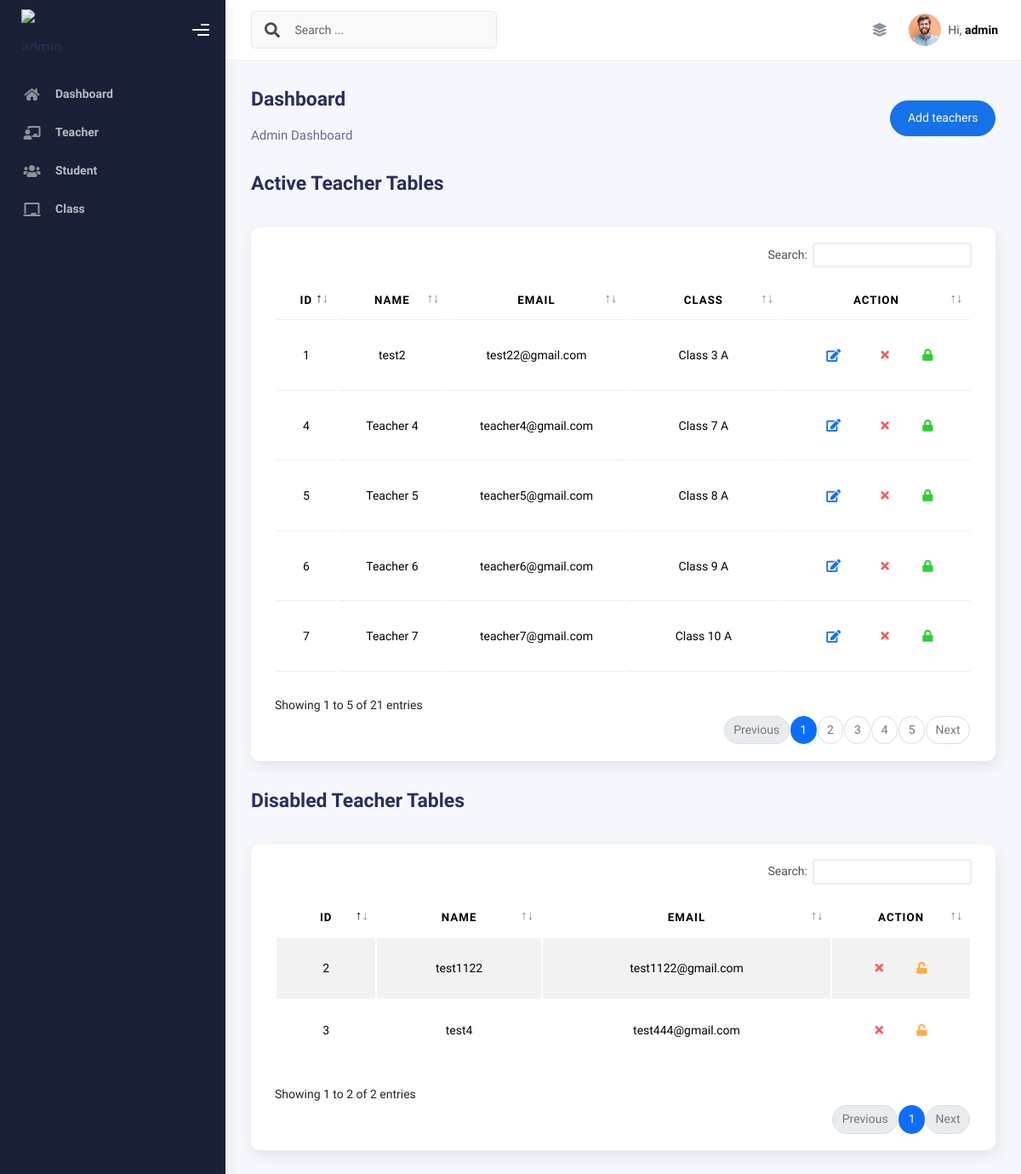
The page /admin/teacher.php (signed in) on the database its author committed.
### tables this page shows
CREATE TABLE `class` (
  `id` int(11) NOT NULL,
  `name` varchar(20) NOT NULL,
  `teacher_id` int(11) DEFAULT NULL,
  `section` varchar(10) NOT NULL,
  `strength` int(11) NOT NULL,
  `fees` int(5) NOT NULL,
  `status` tinyint(1) NOT NULL DEFAULT 1,
  `created_at` timestamp NOT NULL DEFAULT current_timestamp(),
  `updated_at` timestamp NOT NULL DEFAULT current_timestamp()
);

CREATE TABLE `teacher` (
  `id` int(11) NOT NULL,
  `name` varchar(255) NOT NULL,
  `password` varchar(255) NOT NULL,
  `phone` varchar(255) NOT NULL,
  `email` varchar(255) NOT NULL,
  `profileimage` varchar(255) NOT NULL,
  `status` tinyint(1) NOT NULL DEFAULT 1,
  `address` varchar(255) NOT NULL,
  `created_at` timestamp NOT NULL DEFAULT current_timestamp(),
  `updated_at` timestamp NOT NULL DEFAULT current_timestamp()
);

### admin/teacher.php (the view, shortened to what this page needs)
<?php
require_once('../includes/db.php');
?>
<!DOCTYPE html>
<html lang="en">
<head>
  <?php
  require_once('../includes/dashboard_header.php');
  ?>
  </head>
<body>
  <div class="wrapper">
    <?php
    require_once('includes/sidebar.inc.php');
    ?>
    <div class="main-panel">
      <?php
      require_once('includes/navbar.inc.php');
      ?>
      <div class="container">
        <div class="page-inner">
          <div class="d-flex align-items-left align-items-md-center flex-column flex-md-row pt-2 pb-4">
            <div>
              <h3 class="fw-bold mb-3">Dashboard</h3>
              <h6 class="op-7 mb-2">Admin Dashboard</h6>
            </div>
            <div class="ms-md-auto py-2 py-md-0">
              <a href="register_teacher.php" class="btn btn-primary btn-round">Add teachers</a>
            </div>
          </div>
          <div class="page-header">
            <h3 class="fw-bold mb-3 ">Active Teacher Tables</h3>
          </div>
          <div class="row">
            <div class="col-md-12">
              <div class="card">
                <div class="card-body">
                  <?php
                 $s = "SELECT teacher.*, class.id AS class_id, class.name AS class_name, class.section AS class_section
                 FROM teacher
                 LEFT JOIN class ON teacher.id = class.teacher_id
                 WHERE teacher.status = '1'";
                  $sth = $pdo->prepare($s, array(PDO::ATTR_CURSOR => PDO::CURSOR_FWDONLY));
                  $sth->execute();
                  ?>
                  <div class="table-responsive">
                    <table id="teacher-table" class="display table table-stripe  table-hover">
                      <thead class="text-center">
                        <tr>
                          <th>ID</th>
                          <th>Name</th>
                          <th>Email</th>
                          <th>Class</th>
                          <th style="width: 20%">Action</th>
                        </tr>
                      </thead>
                      <tbody class="text-center">
                        <?php
                        $allRows = $sth->fetchAll();
                        foreach ($allRows as $Row) {
                          echo "<tr>";
                          echo "<td>" . $Row['id'] . "</td>";
                          echo "<td>" . $Row['name'] . "</td>";
                          echo "<td>" . $Row['email'] . "</td>";
                          echo "<td>" . ($Row['class_name'] ? $Row['class_name'] . " " . $Row['class_section'] : "Class not assigned") . "</td>";
                          echo '<td>
                          <div class="form-button-action">
                              <button type="button" class="btn btn-link btn-primary btn-lg edit" data-id="' . $Row['id'] . '" title="Edit teacher">
                                  <i class="fa fa-edit"></i>
                              </button>
                              <button type="button" class="btn btn-link btn-danger delete" data-id="' . $Row['id'] . '" title="Remove teacher">
                                  <i class="fa fa-times"></i>
                              </button>
                              <button type="button" class="btn btn-link btn-success disable" data-id="' . $Row['id'] . '" title="Disable teacher">
                                  <i class="fa fa-lock"></i>
                              </button>
                          </div>
                        </td>';
                          echo "</tr>";
                        }
                        ?>
                      </tbody>
                    </table>
                  </div>
                </div>
              </div>
            </div>
          </div>
          <div class="page-header">
            <h3 class="fw-bold mb-3">Disabled Teacher Tables</h3>
          </div>
          <div class="row">
            <div class="col-md-12">
              <div class="card">
                <div class="card-body">
                  <?php
                  $s = "SELECT * FROM teacher WHERE status = 0";
                  $sth = $pdo->prepare($s, array(PDO::ATTR_CURSOR => PDO::CURSOR_FWDONLY));
                  $sth->execute();
                  ?>
                  <div class="table-responsive">
                    <table id="disabled-teacher-table" class="display table table-striped table-hover">
                      <thead class="text-center">
                        <tr>
                          <th>ID</th>
                          <th>Name</th>
                          <th>Email</th>
                          <th style="width: 20%">Action</th>
                        </tr>
                      </thead>
                      <tbody class="text-center">
                        <?php
                        $allRows = $sth->fetchAll();
                        foreach ($allRows as $Row) {
                          echo "<tr>";
                          echo "<td>" . $Row['id'] . "</td>";
                          echo "<td>" . $Row['name'] . "</td>";
                          echo "<td>" . $Row['email'] . "</td>";
                          echo '<td>
                          <div class="form-button-action">
                                <button type="button" class="btn btn-link btn-danger delete" data-id="' . $Row['id'] . '" title="Remove teacher">
                                  <i class="fa fa-times"></i>
                              </button>
                              <button type="button" class="btn btn-link btn-warning active" data-id="' . $Row['id'] . '" title="Activate teacher">
                                  <i class="fa fa-unlock"></i>
                              </button>
                          </div>
                        </td>';
                          echo "</tr>";
                        }
                        ?>
                      </tbody>
                    </table>
                  </div>
                </div>
              </div>
            </div>
          </div>
        </div>
      </div>
    </div>
  </div>
</body>
</html>

### rows shown on the page
class: teacher "1", teacher.name "test2", teacher.email "test22@gmail.com", name "Class 3", section "A"
class: teacher "4", teacher.name "Teacher 4", teacher.email "teacher4@gmail.com", name "Class 7", section "A"
class: teacher "5", teacher.name "Teacher 5", teacher.email "teacher5@gmail.com", name "Class 8", section "A"
class: teacher "6", teacher.name "Teacher 6", teacher.email "teacher6@gmail.com", name "Class 9", section "A"
class: teacher "7", teacher.name "Teacher 7", teacher.email "teacher7@gmail.com", name "Class 10", section "A"
teacher: id "2", name "test1122", email "test1122@gmail.com"
teacher: id "3", name "test4", email "test444@gmail.com"

### other values the page prints
$admin_name "admin"
